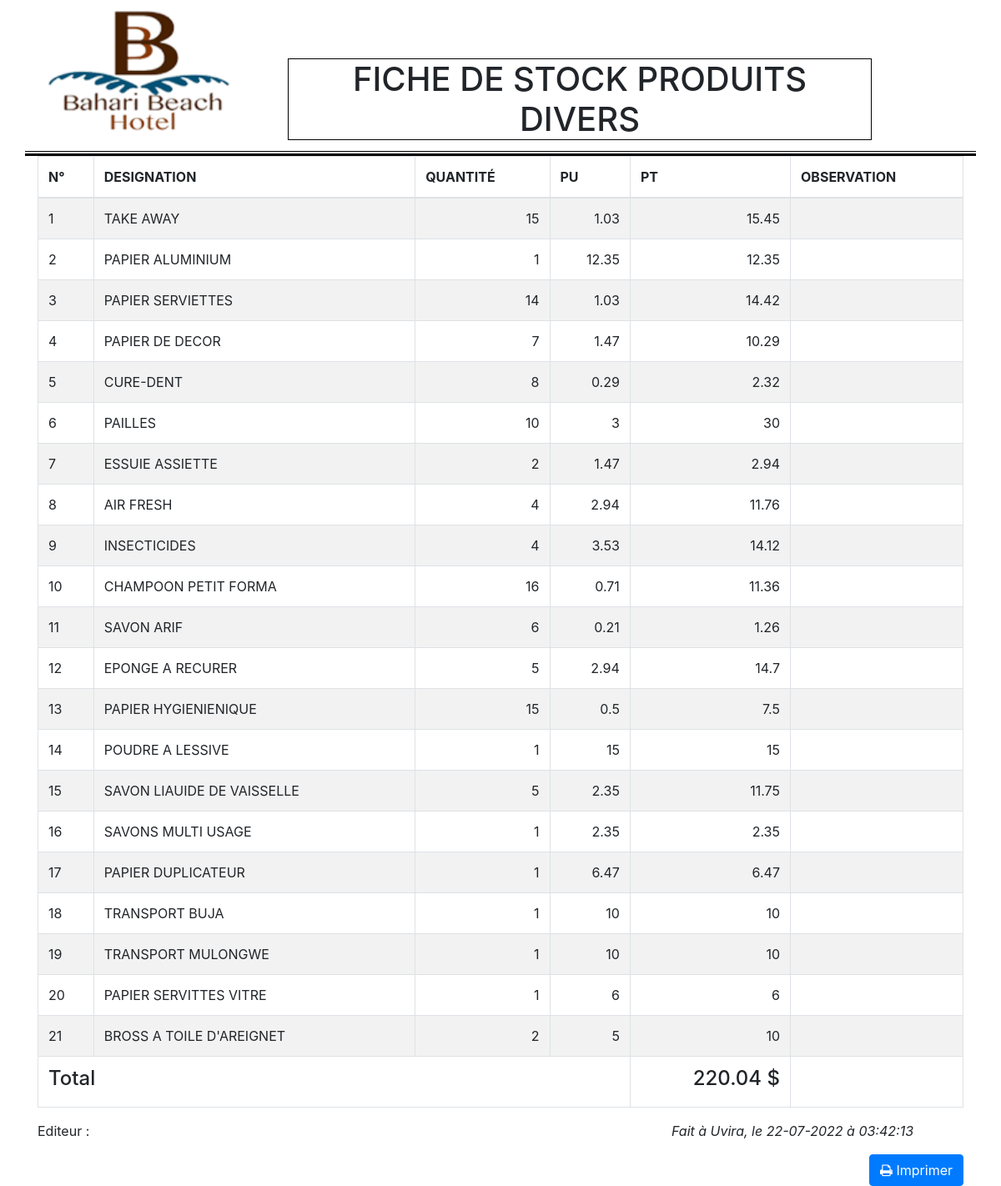
Page /php/ficheStockDivC.php (signed in) on the committed database.
### tables this page shows
CREATE TABLE IF NOT EXISTS `stockdivers` (
  `idDiv` int(11) NOT NULL AUTO_INCREMENT,
  `qnteDiv` int(11) NOT NULL,
  `designation` varchar(60) NOT NULL,
  `pu` double NOT NULL,
  PRIMARY KEY (`idDiv`)
);

### php/fichestockDivC.php (the view, shortened to what this page needs)
<?php
    require_once('bd_cnx.php');
 ?>
<!DOCTYPE html>
<html>
    <head>
        <link rel="stylesheet" type="text/css" href="pages/bootstrap/font-awesome-4.3.0/css/font-awesome.min.css">
        <link rel="stylesheet" type="text/css" href="pages/bootstrap/css/bootstrap.min.css">
        <link rel="stylesheet" type="text/css" href="pages/bootstrap/css/print.css" media="print">
    </head>
    <body id="">
        <div class="container spacer" style="border-bottom:3px solid black;">
            <div class="row" style="border-bottom:1px solid black;margin-bottom:2px">
                <div class="col-lg-3 col-md-3 col-sm-3 col-xs-3">
                    <center>
                            <p style= "">
                                <img src="../docs/img/logooooo.png" width="100%;" alt="">
                            </p>
                        </center>
                </div>
                <div class="col-lg-8 col-md-8 col-sm-8 col-xs-8" >
                    <div class="col-lg-12 col-md-12 col-sm-12 col-xs-12" style="padding-top:70px;">
                        <h1 class="text-center text-uppercase" style="text-align:center; border: 1px solid black">Fiche de stock produits divers</h1>
                    </div>
                </div>
                <div class="col-lg-1 col-md-1 col-sm-1 col-xs-1"></div>
            </div>
        </div>
        <div class="container">
            <div class="row spacer">
                <div class="col-lg-12 col-md-12 col-sm-12 col-xs-12">
                    <table class="table table-bordered table-striped spacer">
                        <thead>
                            <tr class="text-uppercase">
                                <th>N°</th>
                                <th>Designation</th>
                                <th>Quantité</th>
                                <th>PU</th>
                                <th>PT</th>
                                <th>OBSERVATION</th>
                            </tr>
                        </thead>
                        <tbody>
                                <?php
                                $req = $bd->query("SELECT * FROM stockdivers WHERE qnteDiv>0");
                                $num=1;
                                while($don=$req->fetch()):
                                    ?>
                            <tr>
                                    <td> <?php echo $num; ?></td>
                                    <td><?php echo $don['designation'] ?></td>
                                    <td class="text-right"><?php echo $don['qnteDiv'] ?></td>
                                    <td class="text-right"><?php echo $don['pu'] ?></td>
                                    <td class="text-right"><?php echo ($don['qnteDiv']*$don['pu']) ?></td>
                                    <td></td>
                            </tr>
                            <?php
                            $num++;
                             endwhile;?>
                             <tr>
                                <td colspan="4"><strong><h4>Total</h4></strong></td>
                                <td class="text-right"><strong><h4><?php
                                    $req = $bd->query("SELECT SUM(qnteDiv*pu) AS total FROM stockdivers");
                                    $don=$req->fetch(PDO::FETCH_ASSOC);
                                    echo number_format($don['total'],2).' $';
                                 ?></h4></strong>
                                 </td>
                            </tr>
                        </tbody>
                    </table>
                </div>
                <div class="col-lg-4 col-md-4 col-sm-4 col-xs-4 spacer">
                   <p>Editeur : <strong><?php echo(isset($_SESSION['profil']['agent2'])?$_SESSION['profil']['agent2']['user_name']:''); ?></strong></p>
                </div>
                <div class="col-lg-4 col-md-4 col-sm-4 col-xs-4 offset-4 spacer">
                    <h class="text-center"><em>Fait à Uvira, le
                        <?php $madate= date('d-m-Y H:i:s');
                            list($annee,$mois,$jour,$h,$m,$s)=sscanf($madate,"%d-%d-%d %d:%d:%d");
                            $h+=2;
                            $timestamp=mktime($h,$m,$s,$mois,$annee,$jour);
                            $new_date=date('d-m-Y à H:i:s',$timestamp);
                            echo $new_date;
                        ?>
                    </em> </h>
                </div>
            </div>
            <div class="row">
                    <div class="col-lg-3 col-md-3 col-sm-3 col-xs-3 offset-9">
                        <button type="button" class="btn btn-primary print pull-right"><span class="fa fa-print"></span> Imprimer</button>
                    </div>
                </div>
        </div>
    </body>
</html>

### rows in the picture
stockdivers: designation "TAKE AWAY", qnteDiv "15", pu "1.03", $don['qnteDiv']*$don['pu'] "15.45"
stockdivers: designation "PAPIER ALUMINIUM", qnteDiv "1", pu "12.35", $don['qnteDiv']*$don['pu'] "12.35"
stockdivers: designation "PAPIER SERVIETTES", qnteDiv "14", pu "1.03", $don['qnteDiv']*$don['pu'] "14.42"
stockdivers: designation "PAPIER DE DECOR", qnteDiv "7", pu "1.47", $don['qnteDiv']*$don['pu'] "10.29"
stockdivers: designation "CURE-DENT", qnteDiv "8", pu "0.29", $don['qnteDiv']*$don['pu'] "2.32"
stockdivers: designation "PAILLES", qnteDiv "10", pu "3", $don['qnteDiv']*$don['pu'] "30"
stockdivers: designation "ESSUIE ASSIETTE", qnteDiv "2", pu "1.47", $don['qnteDiv']*$don['pu'] "2.94"
stockdivers: designation "AIR FRESH", qnteDiv "4", pu "2.94", $don['qnteDiv']*$don['pu'] "11.76"
stockdivers: designation "INSECTICIDES", qnteDiv "4", pu "3.53", $don['qnteDiv']*$don['pu'] "14.12"
stockdivers: designation "CHAMPOON PETIT FORMA", qnteDiv "16", pu "0.71", $don['qnteDiv']*$don['pu'] "11.36"
stockdivers: designation "SAVON ARIF", qnteDiv "6", pu "0.21", $don['qnteDiv']*$don['pu'] "1.26"
stockdivers: designation "EPONGE A RECURER", qnteDiv "5", pu "2.94", $don['qnteDiv']*$don['pu'] "14.7"
stockdivers: designation "PAPIER HYGIENIENIQUE", qnteDiv "15", pu "0.5", $don['qnteDiv']*$don['pu'] "7.5"
stockdivers: designation "POUDRE A LESSIVE", qnteDiv "1", pu "15", $don['qnteDiv']*$don['pu'] "15"
stockdivers: designation "SAVON LIAUIDE DE VAISSELLE", qnteDiv "5", pu "2.35", $don['qnteDiv']*$don['pu'] "11.75"
stockdivers: designation "SAVONS MULTI USAGE", qnteDiv "1", pu "2.35", $don['qnteDiv']*$don['pu'] "2.35"
stockdivers: designation "PAPIER DUPLICATEUR", qnteDiv "1", pu "6.47", $don['qnteDiv']*$don['pu'] "6.47"
stockdivers: designation "TRANSPORT BUJA", qnteDiv "1", pu "10", $don['qnteDiv']*$don['pu'] "10"
stockdivers: designation "TRANSPORT MULONGWE", qnteDiv "1", pu "10", $don['qnteDiv']*$don['pu'] "10"
stockdivers: designation "PAPIER SERVITTES VITRE", qnteDiv "1", pu "6", $don['qnteDiv']*$don['pu'] "6"
stockdivers: designation "BROSS A TOILE D'AREIGNET", qnteDiv "2", pu "5", $don['qnteDiv']*$don['pu'] "10"

### other values in the picture
$don['total'] "220.04"
$new_date "22-07-2022 à 03:42:13"
